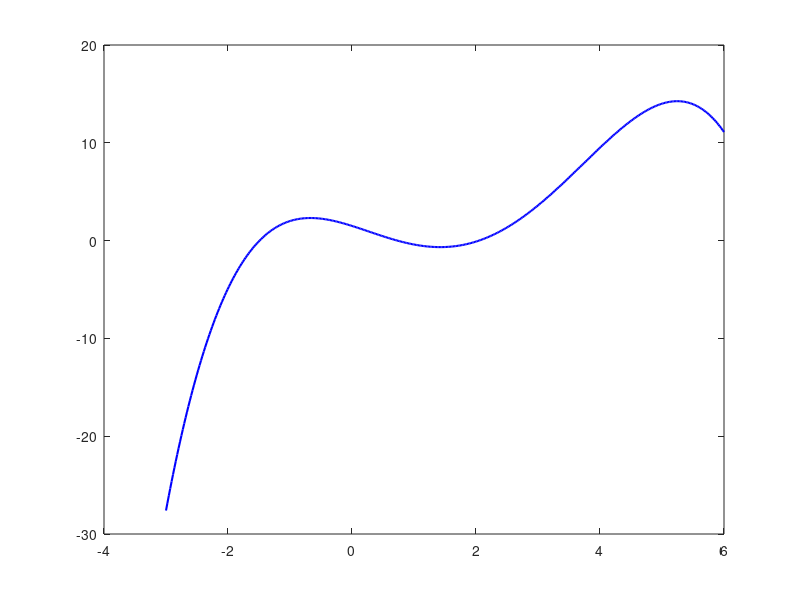

MATLAB code for this plot: (Note: this script raises an error after producing the figure.)
clear; 
clc; 
close all;

% Definicja funkcji p(x)
p = @(x) -0.1*x.^4 + 0.8*x.^3 - 0.6*x.^2 - 2*x + 1.5;

% Rozpatrywany przedział
a = -3;
b = 6;

% krok siatki
h = 0.1;

x_skan = a:h:b;
y_skan = p(x_skan);

pierwiastki = [];

ileIteracji = 30;

% Szukanie zmiany znaku
for i = 1:length(x_skan)-1
    if y_skan(i) * y_skan(i+1) < 0
        % Jeśli w przedziale zmienia się znak 
        % -> pierwiastek znajduje się w przedziale x_skan(i) and x_skan(i+1)
        left = x_skan(i);
        right = x_skan(i+1);

        % Bisekcja
        for k = 1:ileIteracji  % 30 iteracji
            mid = (left + right)/2;
            if p(left) * p(mid) <= 0
                right = mid;
            else
                left = mid;
            end
        end
        pierwiastki(end+1) = (left + right)/2;
    end
end

% Wyniki
disp('Znalezione pierwiastki funkcji p(x)');
disp(pierwiastki);

% Wykres
attr = {'Interpreter','latex'};

xd = linspace(a, b, 400);
yd = p(xd);
plot(xd, yd, 'b-', 'LineWidth', 1.5); hold on;
yline(0, '--k');
plot(pierwiastki, p(pierwiastki), 'ro', 'MarkerFaceColor','r');
xlabel('$x$', attr{:}); 
ylabel('$p(x)$', attr{:});
title('$p(x) = -0.1x.^4 + 0.8x.^3 - 0.6x.^2 - 2x + 1.5$', attr{:});
grid on;

for i = 1:length(pierwiastki)
    xr = pierwiastki(i);
    yr = p(xr);
    text(xr, yr-0.7, sprintf('(%.4g)', xr), ...
        'VerticalAlignment', 'top', ...
        'HorizontalAlignment', 'left', ...
        'FontSize', 9, 'Color', 'r', 'FontWeight', 'bold');
end

% saveas(gcf,'zadanie_8.png')